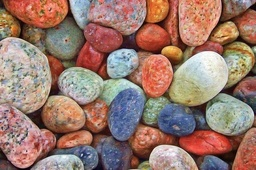
#> input picture stones.jpg, 256 x 170 px, shrunk from 640 x 426 before the run
$ jupyter execute 'Image compression with K-means .ipynb'
#> lines starting #> are read from the running program, lines starting #| are printed output that depends on the picture
[cell 1]
from PIL import Image

[cell 2]
import numpy as np

[cell 3]
img_original = Image.open('stones.jpg', 'r') #Open the image
#> img_original is the input picture: PIL image 256x170 RGB; mean R, G, B 152.3, 120.7, 109.3

[cell 4]
img_original

[cell 5]
#Get pixel values in (total_pixels x 3) format with each column corresponding to R,G,B values
pixel_val = np.array(img_original.getdata())

[cell 6]
pixel_val

[cell 7]
def feature_normalize(pixel_val):
    m, n = pixel_val.shape # m rows, n columns
#> m = 43520; n = 3
    mean = np.zeros((1, n)) # To store mean of each column
#> mean = [[0, 0, 0]]
    std = np.zeros((1, n)) # To store standard deviation of each column
#> std = [[0, 0, 0]]

    for i in range(n):
        mean[:,i] = np.mean(pixel_val[:,i])
        std[:,i] = np.std(pixel_val[:,i])
#> after the loop, mean = [[152.3, 120.7, 109.3]]; std = [[53.6, 54.17, 56.41]]

    X = (pixel_val - mean) / std
    return X, mean, std

[cell 8]
X, mean, std = feature_normalize(pixel_val)
#> mean = [[152.3, 120.7, 109.3]]; std = [[53.6, 54.17, 56.41]]

[cell 9]
X

[cell 10]
K = 10 # No.of clusters

[cell 11]
def initialize_centroids(X, K):
    X = np.unique(X, axis = 0) # All unique rows in X
    X = np.random.permutation(X) # Permutate X
    centroids = X[1:K+1,:]
    return centroids

[cell 12]
def cluster_assignment(centroids, X, K):
    m, n = X.shape
    temp = np.zeros((m,K)) # To store the distance between each row in X and the centroids

    for i in range(K):
        temp[:,i] = np.sum(np.square(X - centroids[i,:]), axis=1) # Compute square distance between X and centroids

    idx = temp.argmin(axis=1) # Finds the index of centroid whose distance is min with each row
    idx = np.reshape(idx, (m, 1)) # Reshape into (m x 1)

    return idx

[cell 13]
def move_centroids(idx, centroids, X, K):
    m, n = X.shape
    temp = np.ones((m,1)) # To compare with each element of idx

    for i in range(K):
        bi = ((idx + 1) == temp * (i+1)) # We get 1's corresponding to centroid 'i' in idx
        C = X * bi # All the feature assigned to centroid 'i' are obtained
        centroids[i,:] = np.sum(C, axis=0) / np.sum(bi) # Mean of the features assigned to centroid 'i'

    return centroids

[cell 14]
def kmeans(X, K, max_iter):
    m, n = X.shape
    centroids = initialize_centroids(X, K)

    for i in range(max_iter):
        idx = cluster_assignment(centroids, X, K)
        centroids = move_centroids(idx, centroids, X, K)

    distortion_error = np.sum(np.sum(np.square(X - centroids[idx.reshape(m,).tolist()]), axis = 1)) / m

    return [idx, centroids, distortion_error]

[cell 15]
li = []
for i in range(10):
    li.append(kmeans(X, K, 10)) # Run 10 times and store the results in a list
#> this loop made 10 passes
#> distortion_error in kmeans on passes 1 to 10: 0.293, 0.284, 0.289, 0.292, 0.283, 0.285, 0.289, 0.283, 0.31, 0.287
#> after the loop, li = 10 items

[cell 16]
li

[cell 17]
distortion_errors = []
for i in range(len(li)):
    distortion_errors.append(li[i][2]) # Store distortion errors in a list
#> this loop made 10 passes
#> after the loop, distortion_errors = [0.293, 0.284, 0.289, 0.292, 0.283, 0.285, 0.289, 0.283, 0.31, 0.287]

[cell 18]
distortion_errors
#> Out has the same summary as distortion_errors

[cell 19]
index_of_min = distortion_errors.index(min(distortion_errors))
#> index_of_min = 4

[cell 20]
li[index_of_min]

[cell 21]
idx, centroids = li[index_of_min][0], li[index_of_min][1] # idx and centroids values corresponding to low distortion error
#> centroids = [[0.164, -0.777, -0.909], [0.995, -0.146, -0.461], [-0.837, -1.15, -1.22], [-0.0388, 0.0883, -0.0475], [1.15, 0.674, 0.403], [-1.22, -0.696, -0.409], [-1.84, -1.71, -1.53], [0.954, 1.54, 1.59], [0.28, 0.864, 0.853], [-1, -0.132, 0.577]]

[cell 22]
idx

[cell 23]
centroids
#> Out has the same summary as centroids

[cell 24]
m, n = X.shape
#> m = 43520; n = 3
X_map = centroids[idx.reshape(m,).tolist()] # Map each feature to it's cluster centroid

[cell 25]
X_map

[cell 26]
pixel_val_compressed = (X_map * std) + mean # Reconstruct pixel values

[cell 27]
pixel_val_compressed = pixel_val_compressed.astype(int)

[cell 28]
pixel_val_compressed

[cell 29]
pixel_val_compressed = tuple(map(tuple, pixel_val_compressed))
#> pixel_val_compressed = 43520 items

[cell 30]
img_compressed = Image.new('RGB', (img_original.size))
#> img_compressed: PIL image 256x170 RGB; every value is 0
img_compressed.putdata(pixel_val_compressed) # Convert to image
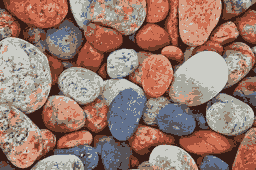
#> img_compressed: PIL image 256x170 RGB; mean R, G, B 151.9, 120.3, 108.6
